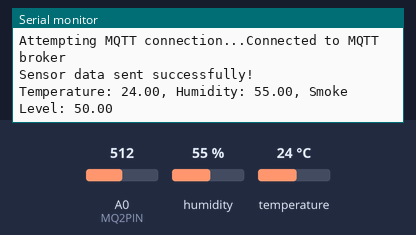
Bench run of a sketch on a simulated Arduino MKR. Shown: the last lines printed to the serial monitor. Inputs (shaded band) come from the test bench; at power-on: humidity 55 %, A0 (MQ2PIN) = 512, temperature 24 °C. WiFi joins after 1.5 s; servers stay silent unless stated; no MQTT or app messages arrive unless stated.

Above: at 2.7 s.
2.8 s: humidity set to 22 %
At 7.5 s:
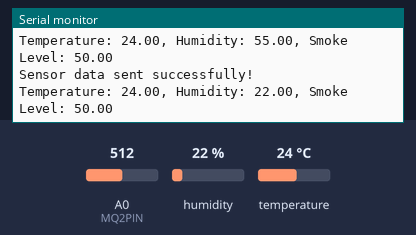
8.8 s: A0 (MQ2PIN) set to 716
At 12.8 s:
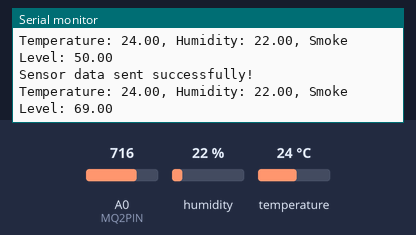
14.8 s: temperature set to 12 °C
At 18.0 s:
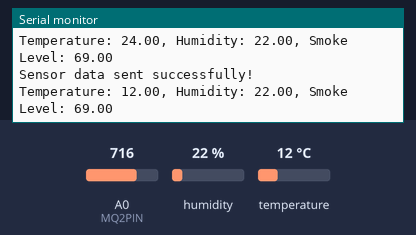
20.8 s: A0 (MQ2PIN) set to 900
At 22.1 s:
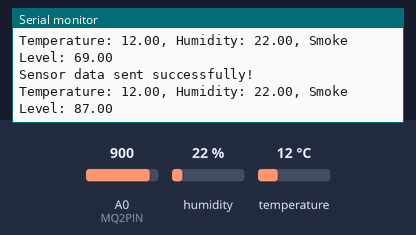
26.8 s: humidity set to 40 %
At 32.5 s:
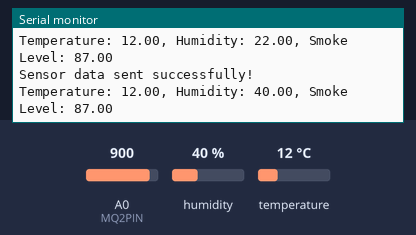
Timing chart, 0 to 33.8 s (numbered marks = the images above; inputs shaded):
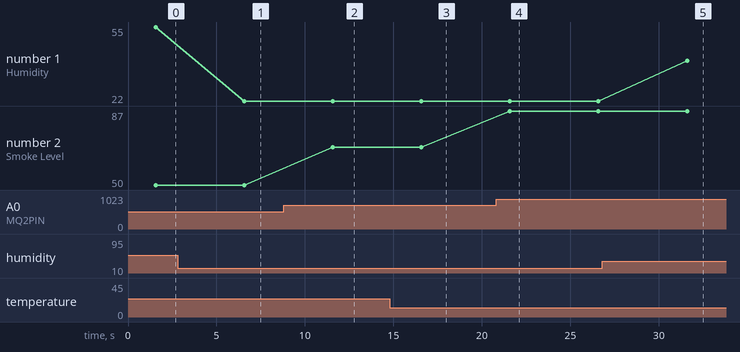

Measured:
- after the input at 2.8 s, the serial monitor: prints a new line after 3.8 s (image 1)
- after the input at 8.8 s, the serial monitor: prints a new line after 2.8 s (image 2)
- after the input at 14.8 s, the serial monitor: prints a new line after 1.8 s (image 3)
- after the input at 20.8 s, the serial monitor: prints a new line after 0.78 s (image 4)
- after the input at 26.8 s, the serial monitor: prints a new line after 4.8 s (image 5)
- plotted number 1: 55 → 22 after the input at 2.8 s, 22 → 40 after the input at 26.8 s
- plotted number 2: 50 → 69 after the input at 8.8 s, 69 → 87 after the input at 20.8 s

The sketch:

nano.ino
```cpp
#include <WiFiNINA.h>
#include <PubSubClient.h>
#include <DHT.h>

// Pin definitions
#define DHTPIN 2            // Pin connected to the DHT11 sensor
#define DHTTYPE DHT22       // DHT sensor type (DHT22)
#define MQ2PIN A0           // Analog pin connected to the MQ2 sensor

DHT dht(DHTPIN, DHTTYPE);   // Initialize DHT sensor with pin and type

// WiFi and MQTT credentials
char ssid[] = "Ansh";                     // WiFi SSID
char pass[] = "123456789";                // WiFi password
const char* broker = "broker.hivemq.com"; // MQTT broker address
const char* topic = "Home/SensorData";    // MQTT topic for sending sensor data

// WiFi and MQTT client initialization
WiFiClient wifiClient;
PubSubClient client(wifiClient);

// Thresholds for validating sensor readings
const float TEMP_MIN = -10.0;    // Minimum valid temperature
const float TEMP_MAX = 50.0;     // Maximum valid temperature
const float HUMIDITY_MIN = 0.0;  // Minimum valid humidity
const float HUMIDITY_MAX = 100.0; // Maximum valid humidity
const float SMOKE_MIN = 0;       // Minimum valid smoke level
const float SMOKE_MAX = 100;     // Maximum valid smoke level

void setup() {
  // Start serial communication for debugging
  Serial.begin(9600);
  dht.begin();  // Start the DHT sensor

  // Connect to WiFi
  WiFi.begin(ssid, pass);
  while (WiFi.status() != WL_CONNECTED) {
    delay(1000);
    Serial.println("Connecting to WiFi...");
  }
  Serial.println("Connected to WiFi");

  // Set MQTT broker and connect
  client.setServer(broker, 1883);
  while (!client.connected()) {
    Serial.print("Attempting MQTT connection...");
    if (client.connect("ArduinoNano")) {
      Serial.println("Connected to MQTT broker");
    } else {
      Serial.print("Failed, rc=");
      Serial.print(client.state());
      delay(2000);  // Wait before retrying
    }
  }
}

void loop() {
  client.loop();  // Process incoming and outgoing MQTT messages

  // Read humidity and temperature from DHT sensor
  float humidity = dht.readHumidity();
  float temperature = dht.readTemperature();

  // Read smoke level from MQ2 sensor
  int mq2Value = analogRead(MQ2PIN);
  float smokeLevel = map(mq2Value, 0, 1023, 0, 100);  // Convert to a percentage scale

  // Check if DHT readings are valid and within a sensible range
  if (isnan(humidity) || isnan(temperature) ||
      temperature < TEMP_MIN || temperature > TEMP_MAX ||
      humidity < HUMIDITY_MIN || humidity > HUMIDITY_MAX) {
    Serial.println("DHT sensor reading out of range or failed!");
    return;  // Exit if temperature or humidity is invalid
  }

  // Check if smoke level is within a valid range
  if (smokeLevel < SMOKE_MIN || smokeLevel > SMOKE_MAX) {
    Serial.println("MQ2 sensor reading out of range!");
    return;  // Exit if smoke level is invalid
  }

  // Prepare the data message with valid temperature, humidity, and smoke level
  String dataMessage = "Temperature: " + String(temperature) +
                       ", Humidity: " + String(humidity) +
                       ", Smoke Level: " + String(smokeLevel);

  // Publish the sensor data to the MQTT broker
  if (client.publish(topic, dataMessage.c_str())) {
    Serial.println("Sensor data sent successfully!");
    Serial.println(dataMessage);  // Print the data for confirmation
  } else {
    Serial.println("Failed to send sensor data");
  }

  delay(5000);  // Delay before the next reading
}
```
